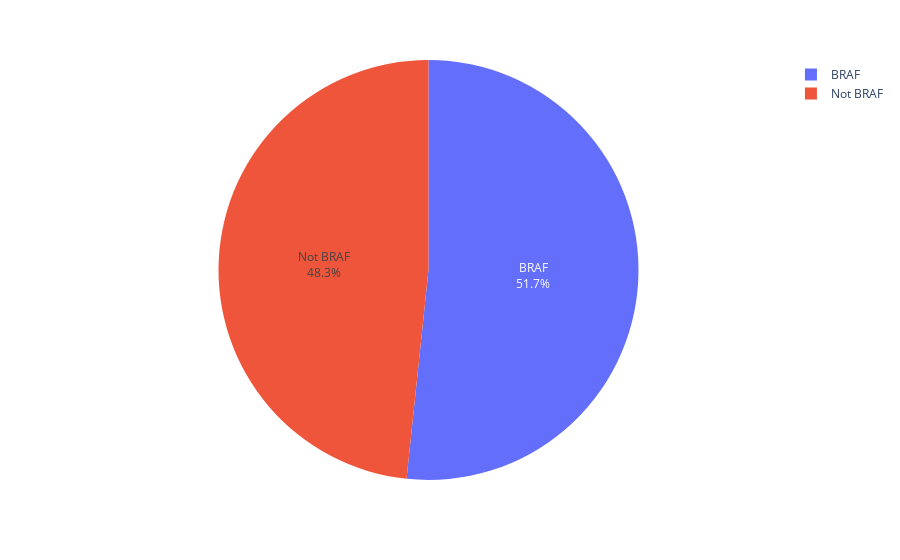

Notebook cell for this chart:
### Code cell
fig = px.pie(pd.DataFrame(data), values='count', names='category')

fig.update_traces(textinfo='label+percent', 
                  hoverinfo='label+percent+value',
                  textposition='inside')

fig.show()

### Figure 1 — Plotly figure (JSON) as saved in the notebook; plotly's stock layout.template omitted (floating-point values rounded to 4 significant figures)
{"data": [{"domain": {"x": [0, 1], "y": [0, 1]}, "hoverinfo": "label+percent+value", "hovertemplate": "category=%{label}<br>count=%{value}<extra></extra>", "labels": ["BRAF", "Not BRAF"], "legendgroup": "", "name": "", "showlegend": true, "textinfo": "label+percent", "textposition": "inside", "type": "pie", "values": [62, 58]}], "layout": {"legend": {"tracegroupgap": 0}, "margin": {"t": 60}}}
